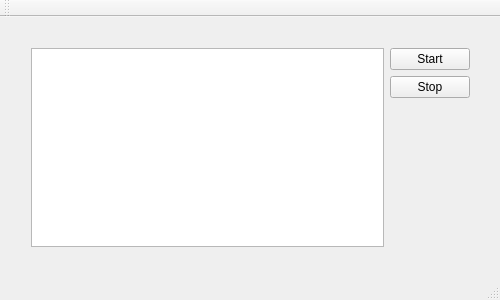
<?xml version="1.0" encoding="UTF-8"?>
<ui version="4.0">
 <class>MainWindow</class>
 <widget class="QMainWindow" name="MainWindow">
  <property name="geometry">
   <rect>
    <x>0</x>
    <y>0</y>
    <width>500</width>
    <height>300</height>
   </rect>
  </property>
  <property name="sizePolicy">
   <sizepolicy hsizetype="Preferred" vsizetype="Preferred">
    <horstretch>0</horstretch>
    <verstretch>0</verstretch>
   </sizepolicy>
  </property>
  <property name="minimumSize">
   <size>
    <width>500</width>
    <height>300</height>
   </size>
  </property>
  <property name="maximumSize">
   <size>
    <width>500</width>
    <height>300</height>
   </size>
  </property>
  <property name="windowTitle">
   <string>MainWindow</string>
  </property>
  <property name="documentMode">
   <bool>false</bool>
  </property>
  <widget class="QWidget" name="centralWidget">
   <widget class="QWidget" name="layoutWidget">
    <property name="geometry">
     <rect>
      <x>20</x>
      <y>20</y>
      <width>461</width>
      <height>221</height>
     </rect>
    </property>
    <layout class="QHBoxLayout" name="horizontalLayout">
     <item>
      <widget class="QTextEdit" name="teInfoBlock"/>
     </item>
     <item>
      <layout class="QVBoxLayout" name="verticalLayout">
       <item>
        <widget class="QPushButton" name="pbStart">
         <property name="text">
          <string>Start</string>
         </property>
        </widget>
       </item>
       <item>
        <widget class="QPushButton" name="pbStop">
         <property name="text">
          <string>Stop</string>
         </property>
        </widget>
       </item>
       <item>
        <spacer name="verticalSpacer">
         <property name="orientation">
          <enum>Qt::Vertical</enum>
         </property>
         <property name="sizeHint" stdset="0">
          <size>
           <width>20</width>
           <height>40</height>
          </size>
         </property>
        </spacer>
       </item>
      </layout>
     </item>
    </layout>
   </widget>
  </widget>
  <widget class="QMenuBar" name="menuBar">
   <property name="geometry">
    <rect>
     <x>0</x>
     <y>0</y>
     <width>500</width>
     <height>21</height>
    </rect>
   </property>
  </widget>
  <widget class="QToolBar" name="mainToolBar">
   <attribute name="toolBarArea">
    <enum>TopToolBarArea</enum>
   </attribute>
   <attribute name="toolBarBreak">
    <bool>false</bool>
   </attribute>
  </widget>
  <widget class="QStatusBar" name="statusBar"/>
 </widget>
 <layoutdefault spacing="6" margin="11"/>
 <resources/>
 <connections/>
</ui>
